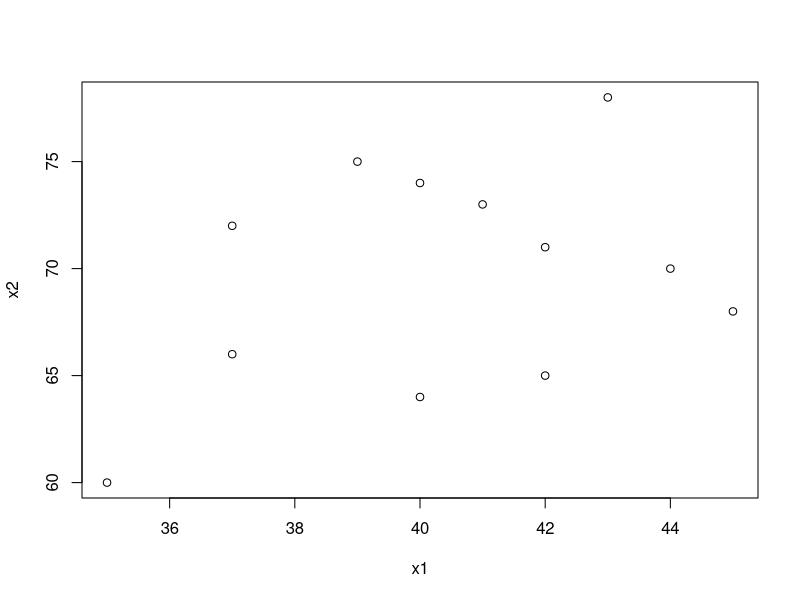
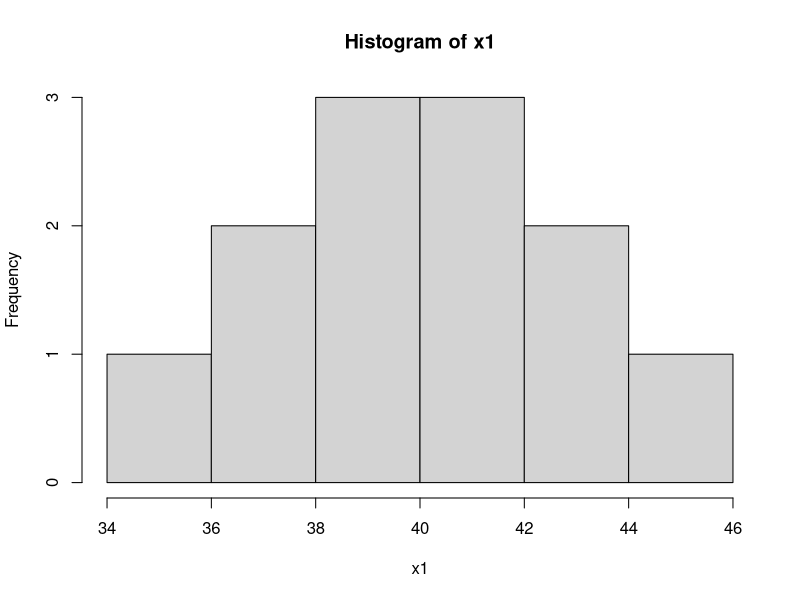

Write the R code that produced these figures, in order.
x1 <- c(35,40,40,42,37,45,43,37,44,42,41,39)
print(x1)
#jun zhi
mean(x1)
#biao zhun cha
sd(x1)
x2 <- c(60,74,64,71,72,68,78,66,70,65,73,75)
#san dian tu
plot(x1,x2)
#zhi fang tu
hist(x1)